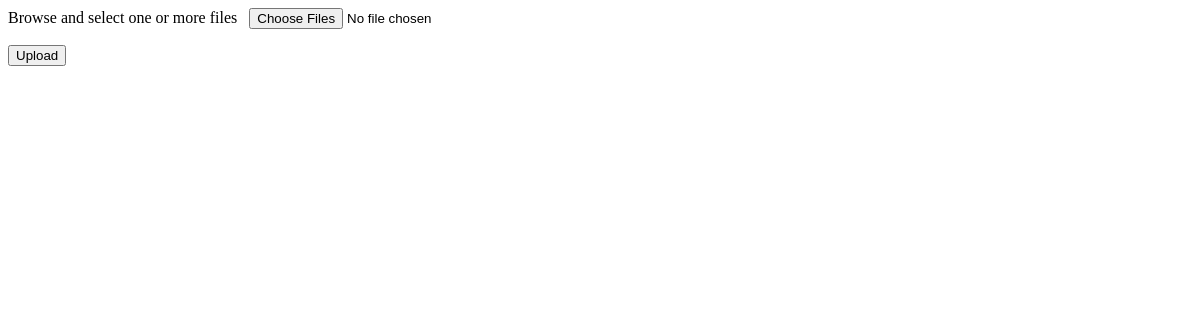
Page /upload/ on the earlier database version.
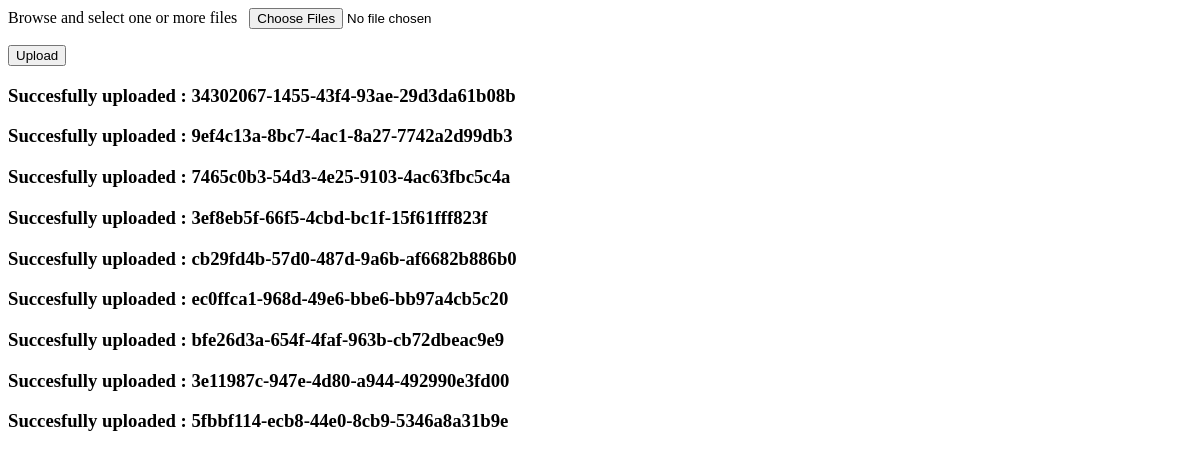
Same page on the later database version.
### apps/home/models.py (models this page shows)
class Photo(models.Model):
    id = models.UUIDField(primary_key=True, default=uuid.uuid4, editable=False)
    image = models.ImageField(upload_to='images', blank=True)
    image_resize = ImageSpecField(
                                source='image',
                                processors=[ResizeToFill(800, 600)],
                                format='JPEG', options={'quality': 60}
                                )

### apps/home/views.py (the view)
# urls.py: path('upload/', views.image_upload_view, name='upload'),
def image_upload_view(request):
    if request.method == "POST":
        images = request.FILES.getlist('images')
        for image in images:
            Photo.objects.create(image=image)
    images = Photo.objects.all()
    return render(request, 'home/upload.html', {'images': images})

### templates/home/upload.html (shortened to what this page needs)
<form method="post" enctype="multipart/form-data">
     <p>
        <label>Browse and select one or more files</label>&nbsp;&nbsp;
        <input type="file" name="images" autocomplete="off" required multiple>
    </p>
    <button type="submit">Upload</button>
  </form>
{% for img in images %}
    <h3>Succesfully uploaded : {{img.id}}</h3>
    {% endfor %}

Differences in the rows shown:
added Photo: id "34302067-1455-43f4-93ae-29d3da61b08b"
added Photo: id "9ef4c13a-8bc7-4ac1-8a27-7742a2d99db3"
added Photo: id "7465c0b3-54d3-4e25-9103-4ac63fbc5c4a"
added Photo: id "3ef8eb5f-66f5-4cbd-bc1f-15f61fff823f"
added Photo: id "cb29fd4b-57d0-487d-9a6b-af6682b886b0"
added Photo: id "ec0ffca1-968d-49e6-bbe6-bb97a4cb5c20"
added Photo: id "bfe26d3a-654f-4faf-963b-cb72dbeac9e9"
added Photo: id "3e11987c-947e-4d80-a944-492990e3fd00"
added Photo: id "5fbbf114-ecb8-44e0-8cb9-5346a8a31b9e"
